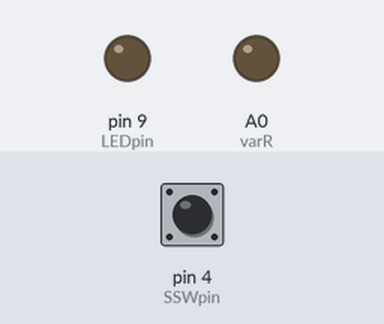
A sketch run on a simulated Arduino Uno, built with avr-gcc and run on an emulated ATmega328P. Shown: output pins drawn as LEDs (lit = HIGH). Inputs (shaded band) come from the test bench; at power-on: pin 4 (SSWpin) LOW.

Above: at 1.2 s.
1.3 s: pin 4 (SSWpin) pulled HIGH for 0.15 s
At 1.37 s:
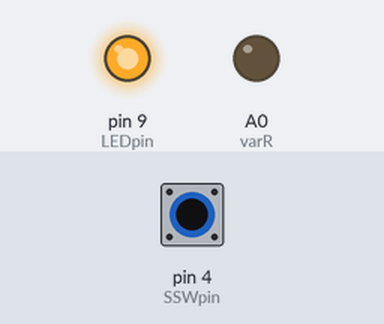
2.9 s: pin 4 (SSWpin) pulled HIGH for 3.2 s
At 6.6 s:
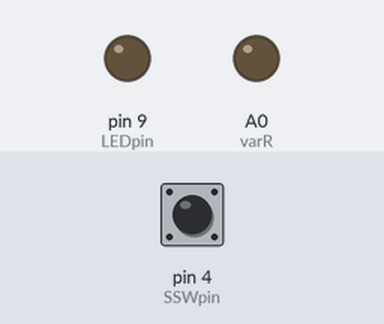
Timing chart, 0 to 8.1 s (numbered marks = the images above; inputs shaded):
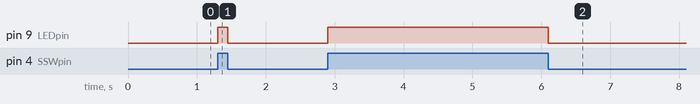

The sketch:

LED_enshu01.ino
```cpp
#define LEDpin 9
#define SSWpin 4
#define PSWpin 2
#define varR A0

void setup()
{
  pinMode(LEDpin, OUTPUT);
  pinMode(SSWpin, INPUT);
  pinMode(PSWpin, INPUT);
  pinMode(varR, OUTPUT);
}

void loop()
{
  int SSW = digitalRead(SSWpin);
  //int PSW=digitalRead(PSWpin);

  if (SSW == HIGH)
    digitalWrite(LEDpin, HIGH);
  else
    digitalWrite(LEDpin, LOW);
}
```

Measured:
- after the input at 1.3 s, pin 9 (LEDpin): LOW → HIGH at once, → LOW 0.15 s later
- after the input at 2.9 s, pin 9 (LEDpin): LOW → HIGH at once, → LOW 3.2 s later
